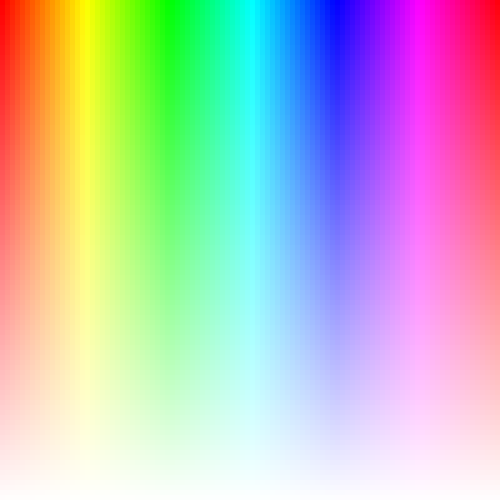
Frame 1 (no input)
Frame 60 (no input): identical to frame 1, image omitted
Frame 120 (the mouse pressed at the canvas centre since frame 60): identical to frame 1, image omitted

The p5.js sketch that drew this single still picture (run headless with seeded random() and noise() and a simulated clock; from frame 60 on, the mouse is pressed at the canvas centre):

// p5.js sketch
// ── sketch.js
function setup() {

	createCanvas(500, 500);
	colorMode(HSB, width, height, 100);
	noStroke();

}

function draw() {

	numberOfCols = 100;
	numberOfRows = 100;

	//
	var stepX = width/numberOfCols;
	var stepY = width/numberOfRows;

	for (var gridY = 0; gridY < width; gridY += stepY){
		for (var gridX = 0; gridX < width; gridX += stepX) {
			fill(gridX, height - gridY, 100);
			rect(gridX, gridY, stepX, stepY);
		}
	}

}
